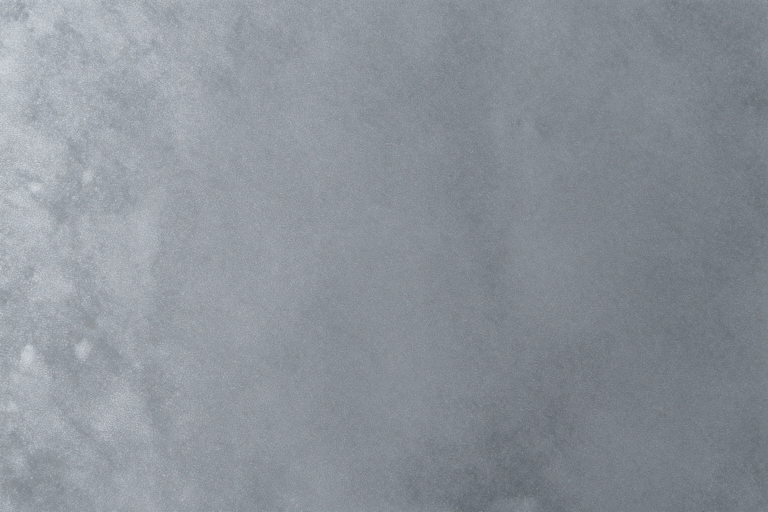
#> input picture assets/build/steel.png, 1536 x 1024 px (shown at 1/2 size)
$ python make_plates.py steel.png steel.png
#> lines starting #> are read from the running program, lines starting #| are printed output that depends on the picture
"""Build the raster plates for the jceou-labs wall banner.

- pegboard.png: generated galvanized steel (steel.png) with holes punched on an exact grid,
  so every peg hook lands in a hole.
- window-*.png: the screen shown inside each blister pack, cut from each tool's real screenshots.

Run from the repository root: python assets/build/make_plates.py <steel.png> <sources-dir>
<sources-dir> holds band.png (claude-context), overview.png (claude-project-tracker) and
text-to-image.jpg (claude-local-images). window-skills.png is rendered by render.py.
"""
import sys
from pathlib import Path

from PIL import Image, ImageDraw, ImageEnhance, ImageFilter

W, H = 1536, 1024
PITCH = 68.8          # hole pitch: four packs sit 5 pitches apart (344 px, as in the comp)
X0, Y0 = 45.6, 58.0   # first hole column and row
HOLE_R = 10.5
PLATES = Path("assets/plates")
INSERT = (368, 284)   # 2x the dark insert inside a pack plate (184 x 142)


def hole_centres():
    cols = [X0 + PITCH * i for i in range(-1, int(W / PITCH) + 2)]
    rows = [Y0 + PITCH * j for j in range(-1, int(H / PITCH) + 2)]
    return [(x, y) for x in cols for y in rows]


def pegboard(steel_path):
#> called with steel_path = 'steel.png'
    s = 2  # draw at 2x, then downsample for clean edges
    steel = Image.open(steel_path).convert("RGB").resize((W, H), Image.LANCZOS)
#> steel is the input picture: PIL image 1536x1024 RGB; mean R, G, B 139.9, 146, 152.4
    # pull the generated steel to a neutral grey: keep its mottling, drop the blue cast
    grey = steel.convert("L").convert("RGB")
    steel = Image.blend(steel, grey, 0.7)
    # bring the zinc spangle forward and lift the board to the comp's lighter grey
    steel = ImageEnhance.Contrast(steel).enhance(1.45)
    steel = ImageEnhance.Brightness(steel).enhance(1.12)
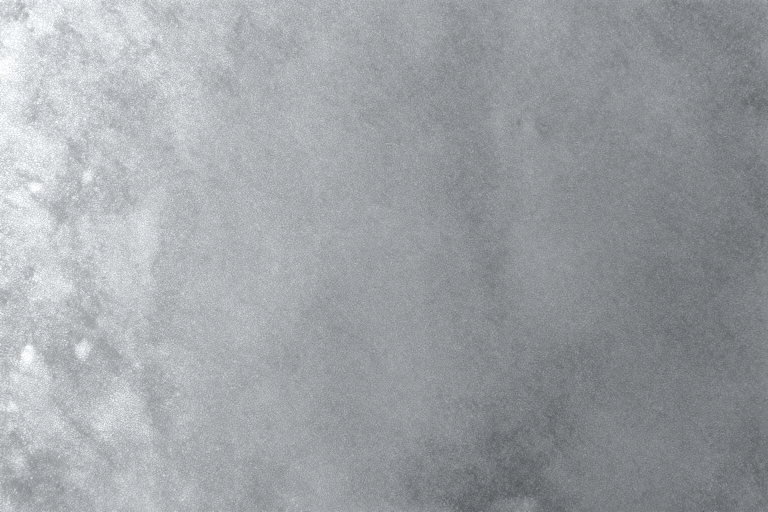
#> steel: PIL image 1536x1024 RGB (shown at 1/2 size); mean R, G, B 158, 161.2, 164.3
    big = steel.resize((W * s, H * s), Image.LANCZOS)
    shade = Image.new("L", big.size, 0)
#> shade: PIL image 3072x2048 L; every value is 0
    rim = Image.new("L", big.size, 0)
    hole = Image.new("L", big.size, 0)
    ds, dr, dh = ImageDraw.Draw(shade), ImageDraw.Draw(rim), ImageDraw.Draw(hole)
    for x, y in hole_centres():
        cx, cy, r = x * s, y * s, HOLE_R * s
        # pressed edge: a soft dark ring above-left, a light lip below-right
        ds.ellipse((cx - r - 5, cy - r - 5, cx + r + 2, cy + r + 2), fill=120)
        dr.ellipse((cx - r + 1, cy - r + 2, cx + r + 3, cy + r + 4), fill=150)
        dh.ellipse((cx - r, cy - r, cx + r, cy + r), fill=255)
    shade = shade.filter(ImageFilter.GaussianBlur(4 * s))
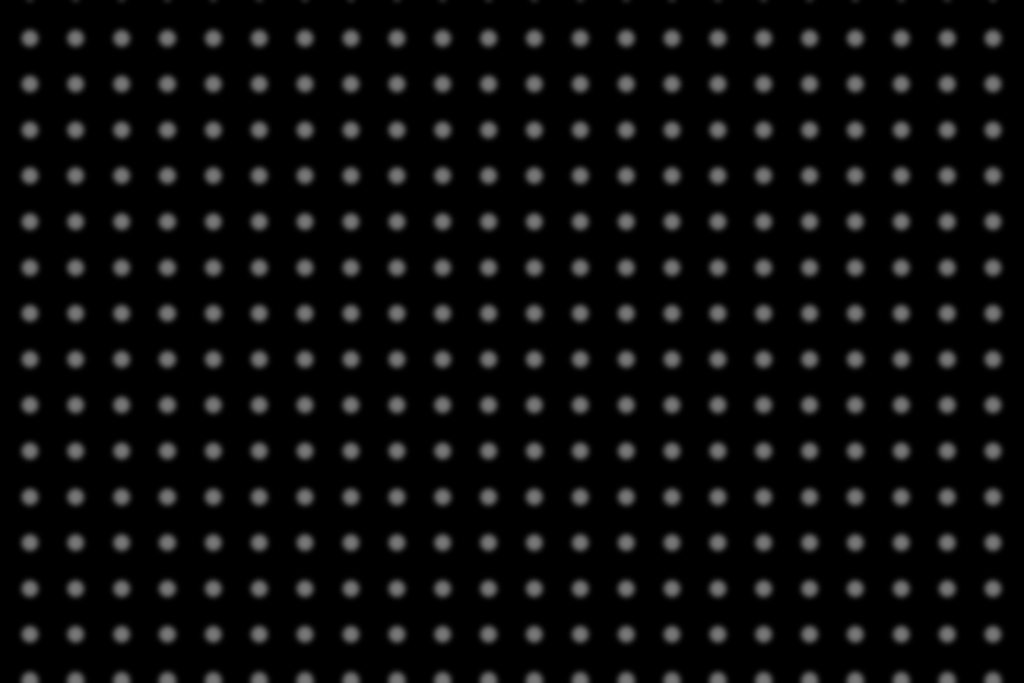
#> shade: PIL image 3072x2048 L (shown at 1/3 size); min 0, max 120, mean 12.1
    rim = rim.filter(ImageFilter.GaussianBlur(1.2 * s))
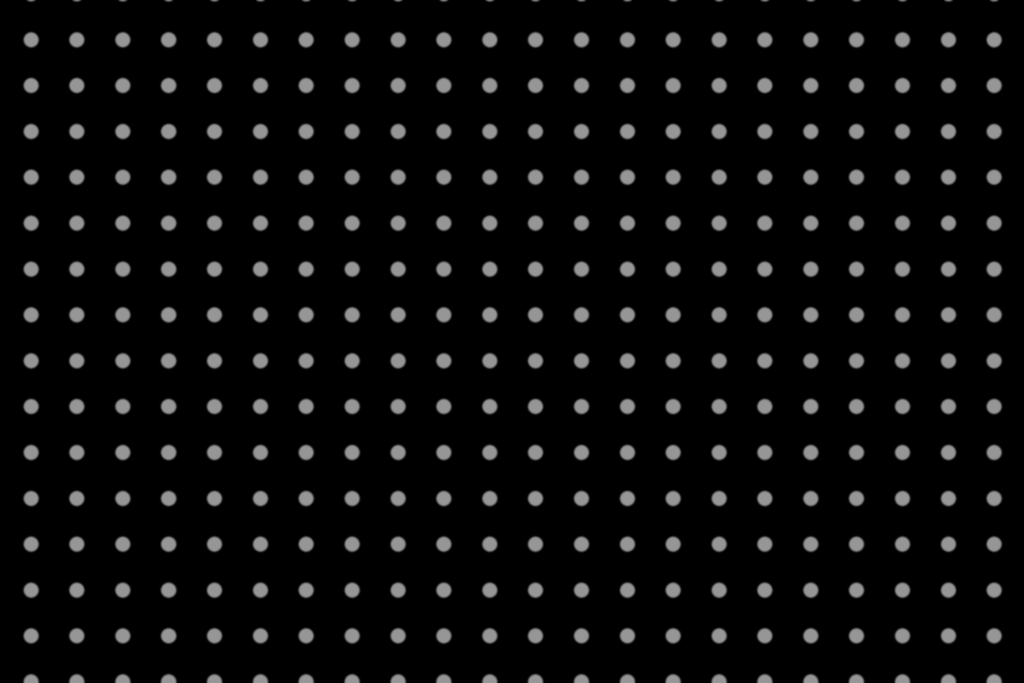
#> rim: PIL image 3072x2048 L (shown at 1/3 size); min 0, max 150, mean 12.1
    dark = Image.new("RGB", big.size, (22, 22, 22))
#> dark: PIL image 3072x2048 RGB; every value is 22
    light = Image.new("RGB", big.size, (205, 207, 207))
    out = Image.composite(Image.new("RGB", big.size, (70, 70, 70)), big, shade.point(lambda v: v * 0.45))
    out = Image.composite(light, out, rim.point(lambda v: v * 0.55))
    # the hole itself: near black, a touch lighter at its lower edge (the board behind)
    inner = Image.new("L", big.size, 0)
    di = ImageDraw.Draw(inner)
    for x, y in hole_centres():
        cx, cy, r = x * s, y * s, HOLE_R * s
        di.ellipse((cx - r + 3, cy - r + 7, cx + r - 3, cy + r - 1), fill=60)
    out = Image.composite(dark, out, hole)
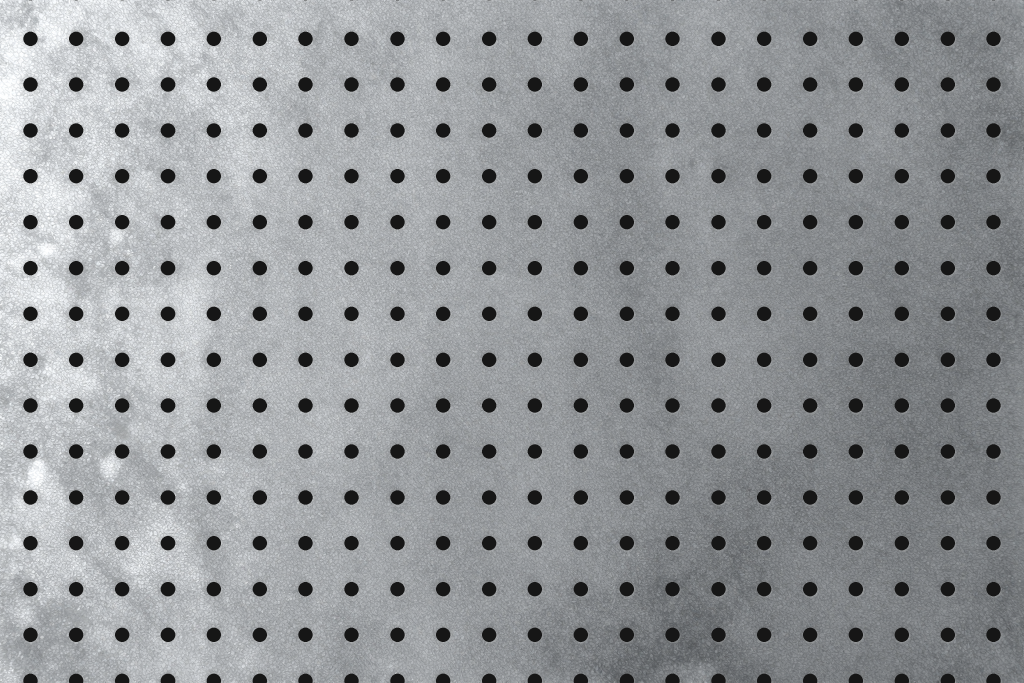
#> out: PIL image 3072x2048 RGB (shown at 1/3 size); mean R, G, B 147.5, 150.5, 153.2
    out = Image.composite(Image.new("RGB", big.size, (58, 56, 52)), out, inner.filter(ImageFilter.GaussianBlur(3 * s)))
    out = out.resize((W, H), Image.LANCZOS)
#> out: PIL image 1536x1024 RGB
    out.save(PLATES / "pegboard.png")


def fit(img, size, focus=(0.5, 0.5)):
    """Crop img to the aspect of size around focus, then resize."""
    tw, th = size
    w, h = img.size
    if w / h > tw / th:
        nw = round(h * tw / th)
        x = round((w - nw) * focus[0])
        img = img.crop((x, 0, x + nw, h))
    else:
        nh = round(w * th / tw)
        y = round((h - nh) * focus[1])
        img = img.crop((0, y, w, y + nh))
    return img.resize(size, Image.LANCZOS)


def window_context(src):
    """claude-context: the real band (band-green.png, 776 x 60, dark mode at 28%), cut in three and enlarged so
    it fills the window: the percentage pill and gauge, the token count, then the Compact and Handoff note buttons."""
    tw, th = INSERT
#> (the run stopped early here; a loop or call above may not have finished)
